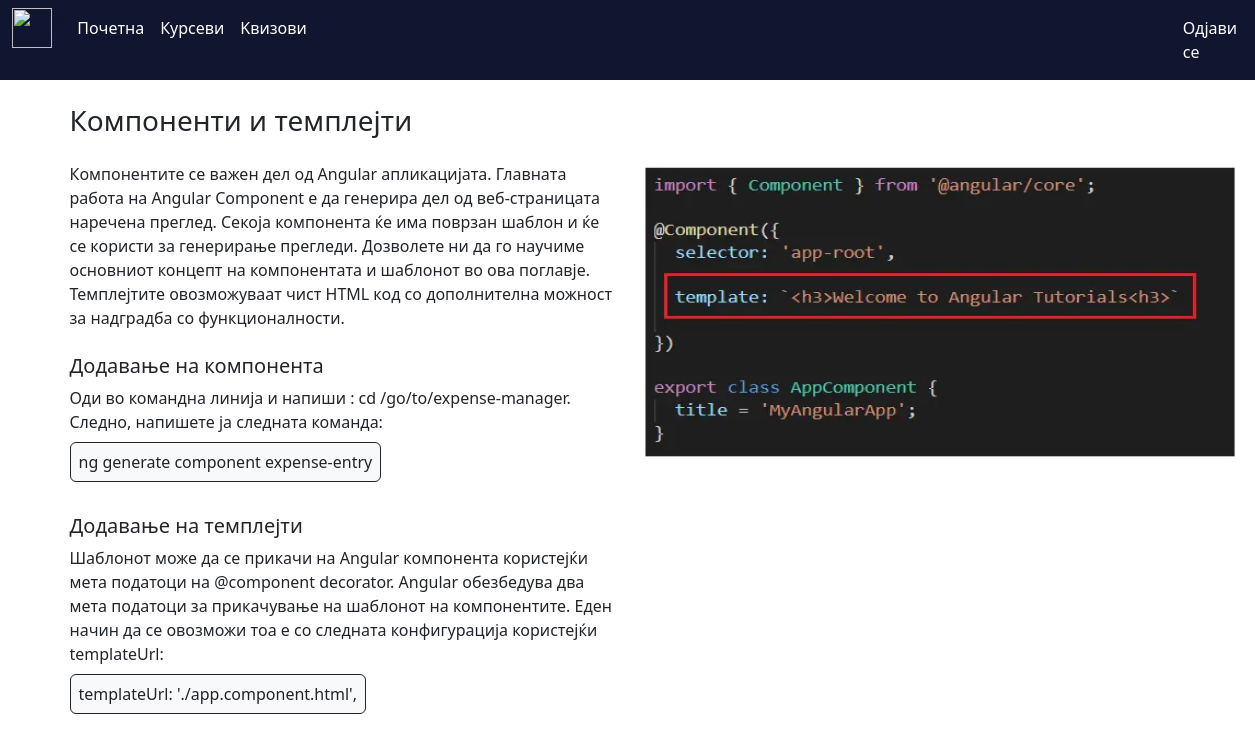
The app's page /section/2/ with its own data.
### domasna5/models.py (models this page shows)
class Section(models.Model):
    title = models.CharField(max_length=50, null=True, blank=True)
    text1 = models.TextField()
    header2 = models.CharField(max_length=50)
    text2 = models.TextField()
    subtext2 = models.TextField(null=True, blank=True)
    header3 = models.CharField(max_length=50)
    text3 = models.TextField()
    subtext3 = models.TextField(null=True, blank=True)
    photo = models.ImageField()

### domasna5/views.py (the view)
# urls.py: path('section/<pk>/', section_view, name="section-view"),
def section_view(request, pk):
    queryset1 = Section.objects.get(pk=pk)
    return render(request, 'section.html', {'section': queryset1})

### templates/section.html (shortened to what this page needs)
<!DOCTYPE html>
<html lang="en">
<head>
        <link href="https://cdn.jsdelivr.net/npm/bootstrap@5.2.0-beta1/dist/css/bootstrap.min.css" rel="stylesheet">
</head>
<body>
<nav class="navbar navbar-expand-lg sticky-top" style="background-color:#10162f;">
  <div class="container-fluid">
    <div class="collapse navbar-collapse" id="navbarSupportedContent">
      <ul class="navbar-nav me-auto mb-2 mb-lg-0">
          <li>
              <img style="height: 40px; width: 40px;" src="https://brandslogos.com/wp-content/uploads/thumbs/angular-logo-vector.svg">
          </li>
          <li style="color: #10162f">
          </li>
        <li class="nav-item">
          <a class="nav-link text-white" aria-current="page" href="{% url 'home1' %}">Почетна</a>
        </li>
        <li class="nav-item dropdown">
           <a class="nav-link active text-white" aria-current="page" href="{% url 'courses' %}">Курсеви</a>
        </li>
           <li class="nav-item dropdown">
           <a class="nav-link active text-white" aria-current="page" href="{% url 'mainQuiz' %}">Kвизови</a>
        </li>
              <li class="nav-item dropdown" style="padding-left: 860px;">
           <a class="nav-link active text-white" aria-current="page" href="{% url 'logout' %}">Одјави се</a>
        </li>
      </ul>
    </div>
  </div>
</nav>
<div class="container justify-content-center align-items-center pt-4">
    <h3 class="card-title">{{ section.title }}</h3>
    <div class="row pt-4">
        <div class="col-9 w-50 pb-5">
            {{ section.text1 }}
            <h5 class="card-title pt-4 pb-2">{{ section.header2 }}</h5>
            {{ section.text2 }}
            {% if section.subtext2 != "" %}
            <p class="pt-3"><span class="border border-dark rounded-2 p-2 bg-light">{{ section.subtext2 }}</span></p>
            {% endif %}
            <h5 class="card-title pt-4 pb-2">{{ section.header3 }}</h5>
            {{ section.text3 }}
            {% if section.subtext3 != "" %}
            <p class="pt-3"><span class="border border-dark rounded-2 p-2 bg-light">{{ section.subtext3 }}</span></p>
            {% endif %}
        </div>
        <div class="col-3">
            <img style="width: 600px; height: 300px;" src="{{MEDIA_URL}}{{ section.photo.url }}">
        </div>
    </div>
</div>
</body>
</html>

### records on screen
Section: title "Компоненти и темплејти", text1 "Компонентите се важен дел од Angular апликацијата. Главната работа на Angular Component е да генерира дел од веб-страницата наречена преглед. Секоја компонента ќе има поврзан шаблон и ќе се користи за генерирање прегледи. Дозволете ни да го научиме основниот концепт на компонентата и шаблонот во ова поглавје. Темплејтите овозможуваат чист HTML код со дополнителна можност за надградба со функционалности.", header2 "Додавање на компонента", text2 "Оди во командна линија и напиши : cd /go/to/expense-manager. Следно, напишете ја следната команда:", subtext2 "ng generate component expense-entry", header3 "Додавање на темплејти", text3 "Шаблонот може да се прикачи на Angular компонента користејќи мета податоци на @component decorator. Angular обезбедува два мета податоци за прикачување на шаблонот на компонентите. Еден начин да се овозможи тоа е со следната конфигурација користејќи templateUrl:", subtext3 "templateUrl: './app.component.html',", photo (picture)
